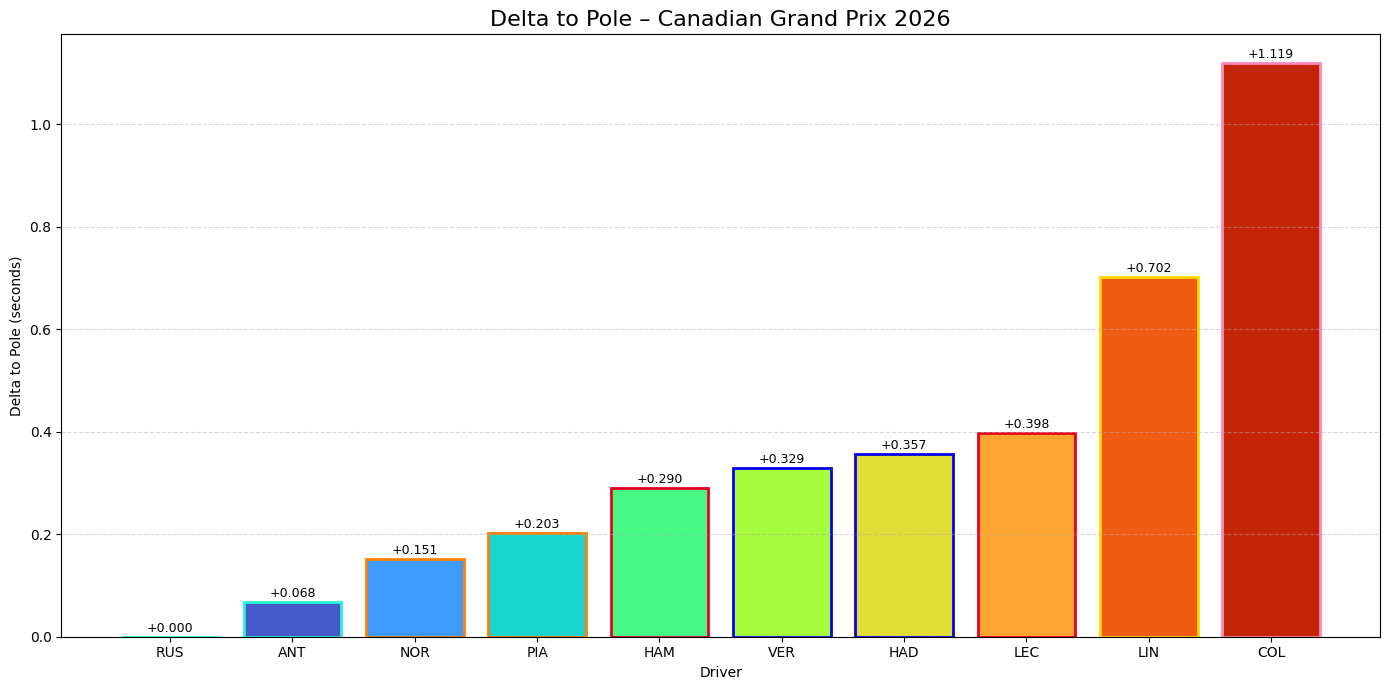

Recreate this plot in Python.
import os
import shutil
import time
import fastf1
import fastf1.plotting
import matplotlib.pyplot as plt
import pandas as pd
import numpy as np

# ===============================
# CONFIG
# ===============================
YEAR = 2026
RACE_NAME = "Canadian"
SESSION_TYPE = "Q"
MAX_RETRY = 3

CACHE_DIR = "/content/fastf1_cache"

# ===============================
# RESET CACHE
# ===============================
def reset_cache():
    shutil.rmtree(CACHE_DIR, ignore_errors=True)
    os.makedirs(CACHE_DIR, exist_ok=True)
    fastf1.Cache.enable_cache(CACHE_DIR)

reset_cache()

fastf1.plotting.setup_mpl(misc_mpl_mods=False)

# ===============================
# FIND EVENT (ROBUST)
# ===============================
def get_event_by_name(year, race_name):
    schedule = fastf1.get_event_schedule(year)

    # exact match
    exact = schedule[schedule["EventName"] == race_name]
    if not exact.empty:
        return exact.iloc[0]

    # fallback: contains
    contains = schedule[schedule["EventName"].str.contains(race_name, case=False, na=False)]
    if not contains.empty:
        print(f"[INFO] Using closest match: {contains.iloc[0]['EventName']}")
        return contains.iloc[0]

    # fallback terakhir
    print("[WARNING] Race name not found → using latest race")
    return schedule.sort_values("RoundNumber").iloc[-1]

# ===============================
# LOAD SESSION WITH RETRY
# ===============================
def load_session_safe(year, race_name, session_type):
    event = get_event_by_name(year, race_name)

    for i in range(MAX_RETRY):
        try:
            print(f"Loading: {event['EventName']} ({session_type})")

            session = fastf1.get_session(year, int(event["RoundNumber"]), session_type)
            session.load()

            print("SUCCESS\n")
            return session

        except Exception as e:
            print(f"Retry {i+1}/{MAX_RETRY} failed: {e}")
            time.sleep(3)

    raise Exception("All retries failed!")

# ===============================
# LOAD
# ===============================
session = load_session_safe(YEAR, RACE_NAME, SESSION_TYPE)

# ===============================
# RESULTS (Q3 ONLY)
# ===============================
results = session.results.copy()
results = results.dropna(subset=["Q3"])
results["Q3"] = pd.to_timedelta(results["Q3"])

# ===============================
# DELTA TO POLE
# ===============================
pole_time = results["Q3"].min()
results["Delta"] = (results["Q3"] - pole_time).dt.total_seconds()
results = results.sort_values("Delta").reset_index(drop=True)

# ===============================
# DRIVER UNIQUE COLORS (AUTO)
# ===============================
n = len(results)

# pilihan colormap: "tab20", "viridis", "plasma", "turbo"
cmap = plt.get_cmap("turbo")

colors = [cmap(i / n) for i in range(n)]

# ===============================
# OPTIONAL: TEAM EDGE COLOR
# ===============================
edge_colors = []
for team in results["TeamName"]:
    try:
        edge_colors.append(fastf1.plotting.get_team_color(team, session))
    except:
        edge_colors.append("black")

# ===============================
# PLOT
# ===============================
plt.figure(figsize=(14, 7))

plt.bar(
    results["Abbreviation"],
    results["Delta"],
    color=colors,
    edgecolor=edge_colors,
    linewidth=2
)

title = f"Delta to Pole – {session.event['EventName']} {session.event.year}"
plt.title(title, fontsize=16)

plt.xlabel("Driver")
plt.ylabel("Delta to Pole (seconds)")
plt.grid(axis="y", linestyle="--", alpha=0.5)

# annotate delta
for i, delta in enumerate(results["Delta"]):
    plt.text(i, delta + 0.01, f"+{delta:.3f}", ha="center", fontsize=9)

plt.tight_layout()
plt.show()
